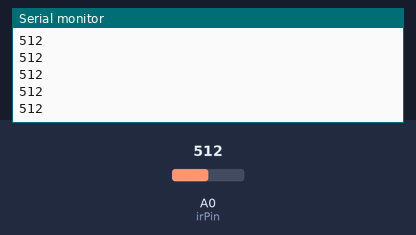
This sketch was run on a simulated Arduino Uno, built with avr-gcc and run on an emulated ATmega328P. Parts: the last lines printed to the serial monitor. Inputs (shaded band) come from the test bench; at power-on: A0 (irPin) = 512.

Above: at 1.2 s.
1.3 s: A0 (irPin) set to 716
At 1.8 s:
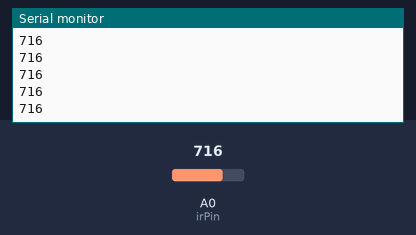
2.8 s: A0 (irPin) set to 900
At 3.6 s:
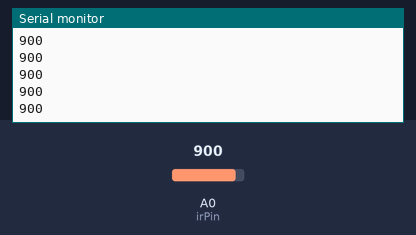
Timing chart, 0 to 5.8 s (numbered marks = the images above; inputs shaded):
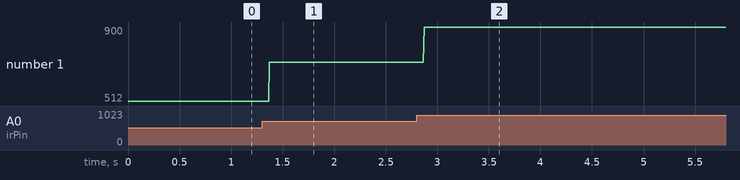

Measured:
- after the input at 1.3 s, the serial monitor: prints a new line after 0.07 s (image 1)
- after the input at 2.8 s, the serial monitor: prints a new line after 0.07 s (image 2)
- plotted number 1: 512 → 716 after the input at 1.3 s, 716 → 900 after the input at 2.8 s

The sketch:

IRInput.ino
```cpp
int irPin = A0;
int sensorOut = 0;
void setup()
{

    pinMode(irPin, INPUT);
    Serial.begin(9600);
}

void loop()
{

 sensorOut = analogRead(irPin);
 Serial.println(sensorOut);

}
```
